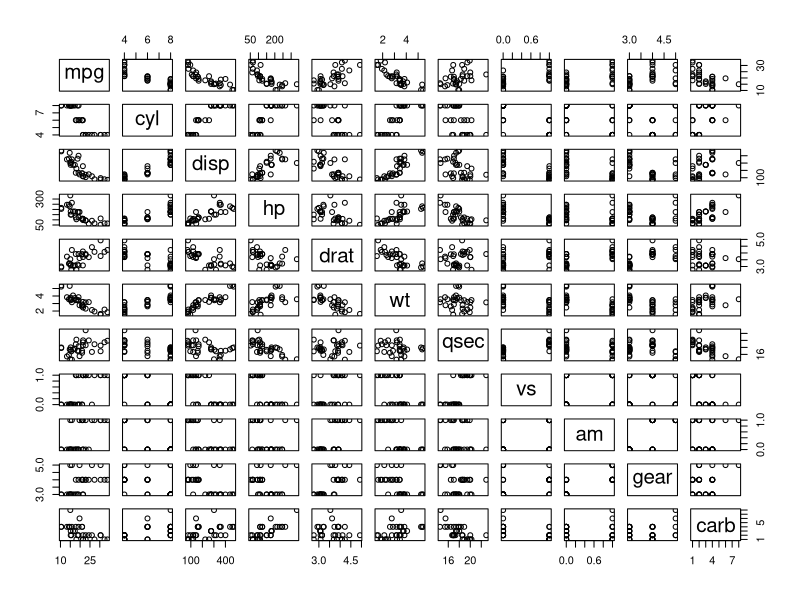
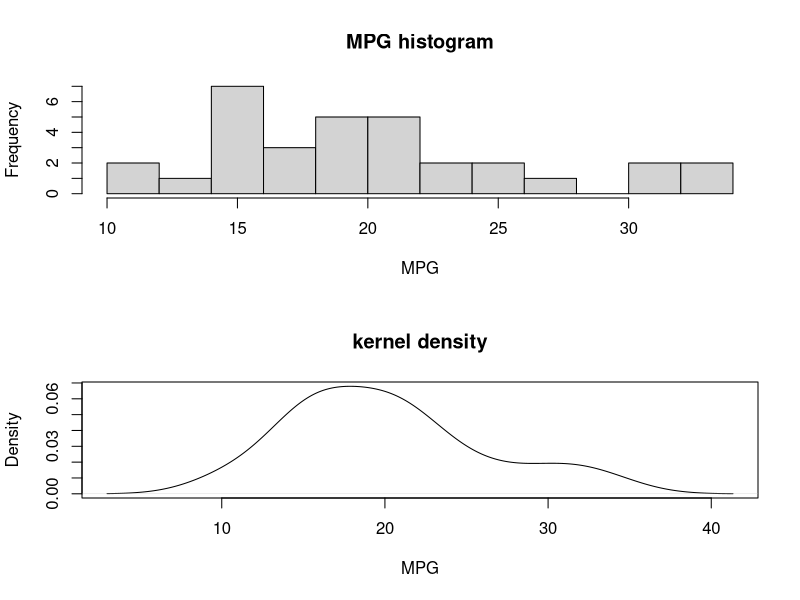
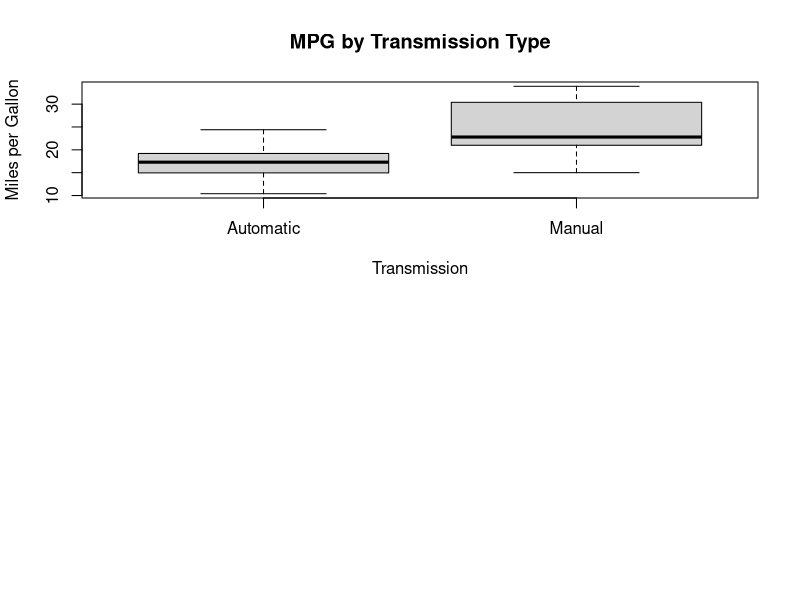
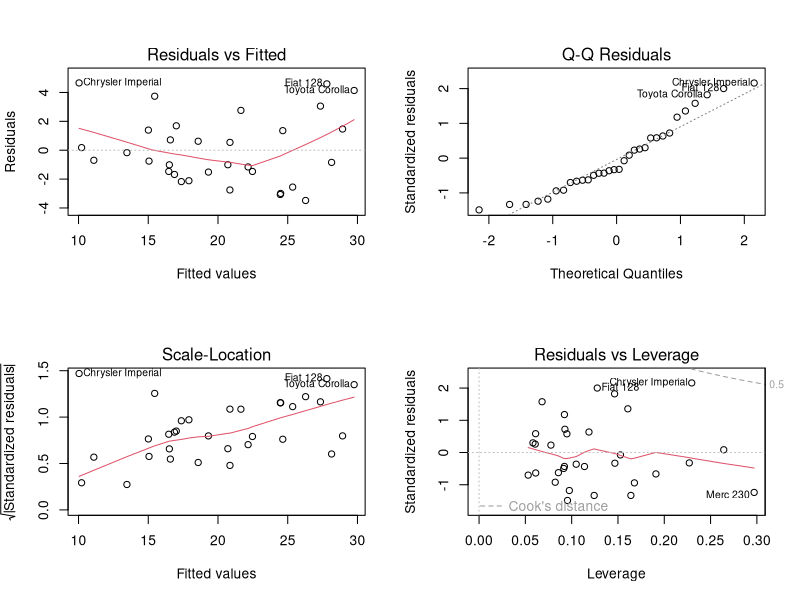

Recreate these plots in R, in order.
library(datasets)
data(mtcars)
names(mtcars)

summary(mtcars)

t.test(mtcars$mpg~mtcars$am,conf.level=0.95)

mlr = lm(data = mtcars, mpg ~ .)
summary(mlr)

bestmodel = step(lm(data = mtcars, mpg ~ .), trace=0)
summary(bestmodel)

pairs(mtcars)

par(mfrow=c(2,1))
hist(mtcars$mpg, breaks=10, xlab="MPG", main="MPG histogram")
plot(density(mtcars$mpg), main="kernel density", xlab="MPG")

boxplot(mpg~am, data = mtcars,
        xlab = "Transmission",
        ylab = "Miles per Gallon",
        main = "MPG by Transmission Type",
        names = c("Automatic", "Manual"))

par(mfrow = c(2,2))
plot(bestmodel)